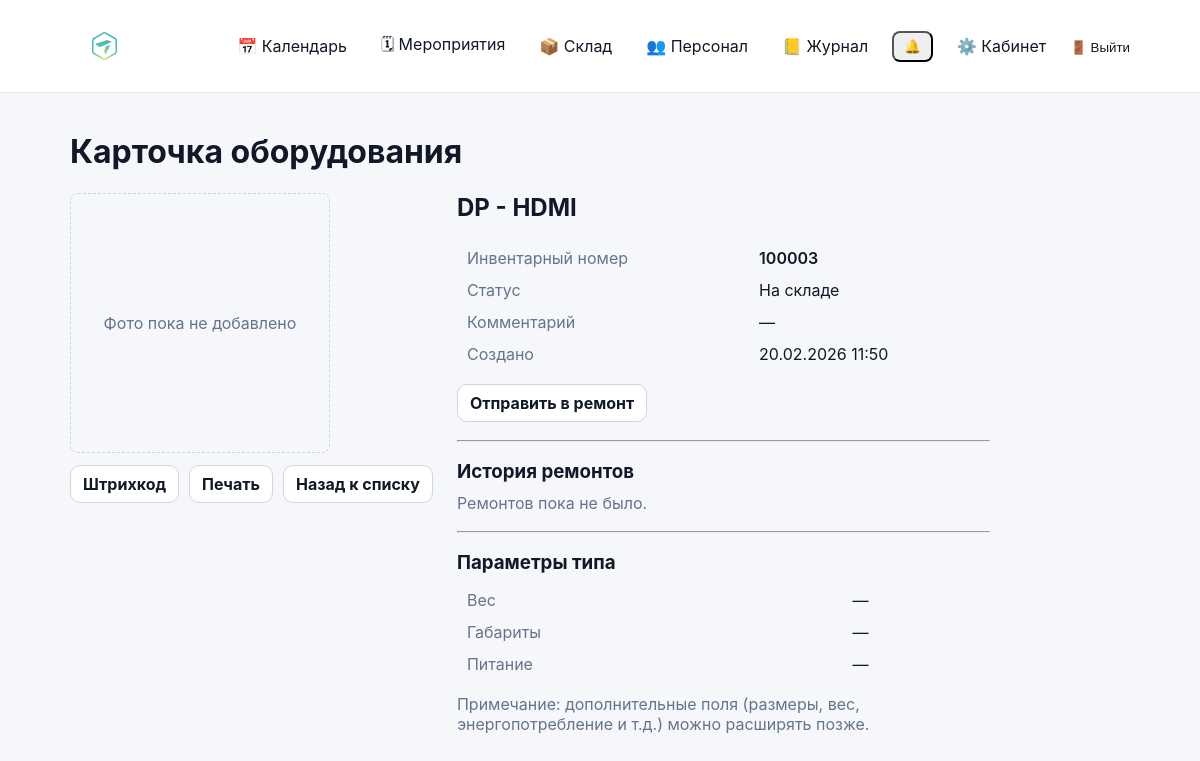
Screenshot of /warehouse/types/77/items/397/card/ (signed in) with the database file from the repository.
### inventory/models.py (models this page shows, shortened)
class StockEquipmentType(models.Model):
    name = models.CharField(max_length=255)
    category = models.ForeignKey(StockCategory, on_delete=models.PROTECT)
    subcategory = models.ForeignKey(
        StockSubcategory,
        on_delete=models.PROTECT,
        null=True,
        blank=True
    )
    power_w = models.PositiveIntegerField(
        null=True,
        blank=True,
        verbose_name="Потребляемая мощность (Вт)"
    )
    dimensions_mm = models.CharField(
        max_length=100,
        null=True,
        blank=True,
        verbose_name="Габариты (мм)"
    )
    weight_kg = models.DecimalField(
        max_digits=6,
        decimal_places=2,
        null=True,
        blank=True,
        verbose_name="Вес (кг)"
    )
    name = models.CharField(max_length=200)
    description = models.TextField(blank=True)
    weight_kg = models.DecimalField(max_digits=8, decimal_places=3, null=True, blank=True)
    width_mm = models.PositiveIntegerField(null=True, blank=True)
    height_mm = models.PositiveIntegerField(null=True, blank=True)
    depth_mm = models.PositiveIntegerField(null=True, blank=True)
    power_watt = models.PositiveIntegerField(null=True, blank=True)
    is_active = models.BooleanField(default=True)
    created_at = models.DateTimeField(auto_now_add=True)
    class Meta:
        verbose_name = "Тип оборудования склада"
        verbose_name_plural = "Типы оборудования склада"
        unique_together = ("category", "subcategory", "name")
        ordering = ["category__name", "subcategory__name", "name", "id"]

class StockEquipmentItem(models.Model):
    STATUS_STORAGE = "storage"
    STATUS_EVENT = "event"
    STATUS_REPAIR = "repair"
    STATUS_CHOICES = (
        (STATUS_STORAGE, "На складе"),
        (STATUS_EVENT, "На мероприятии"),
        (STATUS_REPAIR, "В ремонте"),
    )
    equipment_type = models.ForeignKey(
        StockEquipmentType,
        on_delete=models.PROTECT,
        related_name="items",
    )
    inventory_number = models.CharField(max_length=64, unique=True)
    status = models.CharField(
        max_length=16,
        choices=STATUS_CHOICES,
        default=STATUS_STORAGE,
    )
    comment = models.CharField(max_length=255, blank=True)
    photo = models.FileField(upload_to="equipment_photos/", blank=True, null=True)
    kit_items = models.ManyToManyField(
        "self",
        symmetrical=False,
        blank=True,
        related_name="kit_parents",
        verbose_name="Комплект",
    )
    created_at = models.DateTimeField(auto_now_add=True)
    class Meta:
        verbose_name = "Единица оборудования"
        verbose_name_plural = "Единицы оборудования"
        ordering = ["equipment_type__name", "inventory_number", "id"]

### inventory/warehouse_items_views.py (the view)
# urls.py: path("warehouse/types/<int:type_id>/items/<int:item_id>/card/", warehouse_items_views.stock_item_card_view, name="stock_item_card"),
@login_required
def stock_item_card_view(request, type_id: int, item_id: int):
    if not can_view_stock(request.user):
        return _forbidden()
    eq_type = get_object_or_404(StockEquipmentType, pk=type_id)
    item = get_object_or_404(StockEquipmentItem, pk=item_id, equipment_type=eq_type)
    open_repair = (
        StockRepair.objects.filter(equipment_item=item, closed_at__isnull=True)
        .order_by("-opened_at", "-id")
        .first()
    )
    repairs = (
        StockRepair.objects.filter(equipment_item=item)
        .select_related("opened_by", "closed_by")
        .order_by("-opened_at", "-id")
    )
    return render(
        request,
        "inventory/warehouse/item_card.html",
        {
            "eq_type": eq_type,
            "item": item,
            "can_manage": _can_manage(request.user),
            "open_repair": open_repair,
            "repairs": repairs,
        },
    )

### accounts/context_processors.py (called while the page is built)
def authz_flags(request):
    user = getattr(request, "user", None)
    return {
        "can_manage_staff": can_manage_staff(user),
        "can_edit_event_card": can_edit_event_card(user),
        "can_edit_event_equipment": can_edit_event_equipment(user),
        "can_edit_inventory": can_edit_inventory(user),
        "can_view_stock": can_view_stock(user),
    }

### accounts/permissions.py (called while the page is built)
def _ok(user) -> bool:
    return bool(user and user.is_authenticated)

def is_super(user) -> bool:
    return bool(_ok(user) and getattr(user, "is_superuser", False))

def can_manage_staff(user) -> bool:
    return is_super(user) or (_ok(user) and user.has_perm("accounts.manage_staff"))

def can_edit_inventory(user) -> bool:
    return is_super(user) or (_ok(user) and user.has_perm("inventory.manage_inventory"))

def can_view_stock(user) -> bool:
    return is_super(user) or (_ok(user) and (user.has_perm("inventory.manage_inventory") or user.has_perm("events.edit_event_card")))

def can_edit_event_card(user) -> bool:
    return is_super(user) or (_ok(user) and user.has_perm("events.edit_event_card"))

def can_edit_event_equipment(user) -> bool:
    return is_super(user) or (_ok(user) and user.has_perm("events.edit_event_equipment"))

### inventory/warehouse_items_views.py (called while the page is built)
def _can_manage(user) -> bool:
    return can_edit_inventory(user)

### inventory/templates/inventory/warehouse/item_card.html (shortened to what this page needs)
{% extends "base.html" %}
{% block content %}
<h1>Карточка оборудования</h1>
<div class="card" style="max-width: 920px;">
  <div style="display:flex; gap:24px; flex-wrap:wrap; align-items:flex-start;">
    <div style="min-width:260px;">
      {% if item.photo %}
        <img src="{{ item.photo.url }}" alt="Фото" style="max-width:260px; max-height:260px; object-fit:contain; border:1px solid #e5e7eb; border-radius:8px; padding:8px; background:#fff;" />
      {% else %}
        <div style="width:260px; height:260px; display:flex; align-items:center; justify-content:center; border:1px dashed #cbd5e1; border-radius:8px; color:#64748b;">
          Фото пока не добавлено
        </div>
      {% endif %}
      <div style="margin-top:12px; display:flex; gap:10px; flex-wrap:wrap;">
        <a class="btn" href="{% url 'stock_item_qr' type_id=eq_type.id item_id=item.id %}">Штрихкод</a>
        <a class="btn" href="{% url 'stock_item_label_print' type_id=eq_type.id item_id=item.id %}" target="_blank">Печать</a>
        <a class="btn btn-outline" href="{% url 'stock_items_list' type_id=eq_type.id %}">Назад к списку</a>
      </div>
    </div>
    <div style="flex:1; min-width:320px;">
      <h2 style="margin-top:0;">{{ eq_type.name }}</h2>
      <table style="width:100%; border-collapse:collapse;">
        <tr>
          <td style="padding:6px 10px; color:#64748b;">Инвентарный номер</td>
          <td style="padding:6px 10px; font-weight:600;">{{ item.inventory_number }}</td>
        </tr>
        <tr>
          <td style="padding:6px 10px; color:#64748b;">Статус</td>
          <td style="padding:6px 10px;">{{ item.get_status_display }}</td>
        </tr>
        <tr>
          <td style="padding:6px 10px; color:#64748b;">Комментарий</td>
          <td style="padding:6px 10px;">{{ item.comment|default:"—" }}</td>
        </tr>
        <tr>
          <td style="padding:6px 10px; color:#64748b;">Создано</td>
          <td style="padding:6px 10px;">{{ item.created_at|date:"d.m.Y H:i" }}</td>
        </tr>
      </table>
      {% if open_repair %}
        <div class="card" style="margin-top:14px; padding:12px; border:1px solid #fde68a; background:#fffbeb;">
          <div style="font-weight:700; margin-bottom:6px;">🔧 Сейчас в ремонте</div>
          <div style="color:#7c2d12; margin-bottom:10px;">
            <b>Причина:</b> {{ open_repair.reason|truncatechars:120 }}
            <a href="{% url 'stock_repair_detail' repair_id=open_repair.id %}" style="margin-left:8px;">Открыть</a>
          </div>
          {% if can_manage %}
            <a class="btn" href="{% url 'stock_item_repair_close' type_id=eq_type.id item_id=item.id %}">Вернуть на склад</a>
          {% endif %}
        </div>
      {% else %}
        {% if can_manage %}
          <div style="margin-top:14px;">
            <a class="btn" href="{% url 'stock_item_repair_open' type_id=eq_type.id item_id=item.id %}">Отправить в ремонт</a>
          </div>
        {% endif %}
      {% endif %}
      <hr style="margin:18px 0;" />
      <h3 style="margin:0 0 10px 0;">История ремонтов</h3>
      {% if repairs %}
        <div class="card" style="padding:0; overflow:hidden;">
          <table style="width:100%; border-collapse:collapse;">
            <thead>
              <tr style="background:#f8fafc; border-bottom:1px solid #e5e7eb;">
                <th style="text-align:left; padding:10px; width:150px;">Открыт</th>
                <th style="text-align:left; padding:10px; width:150px;">Закрыт</th>
                <th style="text-align:left; padding:10px;">Заметки</th>
                <th style="text-align:left; padding:10px; width:120px;">Действия</th>
              </tr>
            </thead>
            <tbody>
              {% for r in repairs %}
                <tr style="border-bottom:1px solid #f1f5f9;">
                  <td style="padding:10px;">{{ r.opened_at|date:"d.m.Y H:i" }}</td>
                  <td style="padding:10px;">
                    {% if r.closed_at %}
                      {{ r.closed_at|date:"d.m.Y H:i" }}
                    {% else %}
                      <span style="padding:3px 8px; border-radius:999px; background:#fffbeb; border:1px solid #fde68a;">В ремонте</span>
                    {% endif %}
                  </td>
                  <td style="padding:10px;">
                    <div><b>Причина:</b> {{ r.reason|truncatechars:90 }}</div>
                    <div style="margin-top:4px; color:#64748b;">
                      <b>Возврат:</b>
                      {% if r.close_note %}{{ r.close_note|truncatechars:90 }}{% else %}—{% endif %}
                    </div>
                  </td>
                  <td style="padding:10px;">
                    <a class="btn" href="{% url 'stock_repair_detail' repair_id=r.id %}">Открыть</a>
                  </td>
                </tr>
              {% endfor %}
            </tbody>
          </table>
        </div>
      {% else %}
        <div style="color:#64748b;">Ремонтов пока не было.</div>
      {% endif %}
      <hr style="margin:18px 0;" />
      <h3 style="margin:0 0 10px 0;">Параметры типа</h3>
      <table style="width:100%; border-collapse:collapse;">
        <tr>
          <td style="padding:6px 10px; color:#64748b;">Вес</td>
          <td style="padding:6px 10px;">{% if eq_type.weight_kg %}{{ eq_type.weight_kg }} кг{% else %}—{% endif %}</td>
        </tr>
        <tr>
          <td style="padding:6px 10px; color:#64748b;">Габариты</td>
          <td style="padding:6px 10px;">{% if eq_type.dimensions_mm %}{{ eq_type.dimensions_mm }} мм{% else %}—{% endif %}</td>
        </tr>
        <tr>
          <td style="padding:6px 10px; color:#64748b;">Питание</td>
          <td style="padding:6px 10px;">{% if eq_type.power_w %}{{ eq_type.power_w }} W{% else %}—{% endif %}</td>
        </tr>
      </table>
      <p style="margin-top:14px; color:#64748b;">
        Примечание: дополнительные поля (размеры, вес, энергопотребление и т.д.) можно расширять позже.
      </p>
    </div>
  </div>
</div>
{% endblock %}

### static/css/base.css (style rules this page uses)
* { box-sizing: border-box; }
html, body { height: 100%; }
body { margin: 0; font-family: -apple-system, BlinkMacSystemFont, "Segoe UI", Roboto, Arial, sans-serif; background: #f5f7fb; color: #111827; }
a { color: inherit; text-decoration: none; }
.btn { display: inline-flex; align-items: center; gap: 8px; padding: 8px 12px; border-radius: 10px; border: 1px solid #d1d5db; background: #ffffff; color: #111827; font-weight: 700; cursor: pointer; text-decoration: none; transition: transform 160ms ease, box-shadow 160ms ease, background 160ms ease, border-color 160ms ease; }

### rows the page displays
StockEquipmentType: name "DP - HDMI"
StockEquipmentItem: inventory_number "100003", status "На складе", comment "—", created_at "20.02.2026 11:50"
